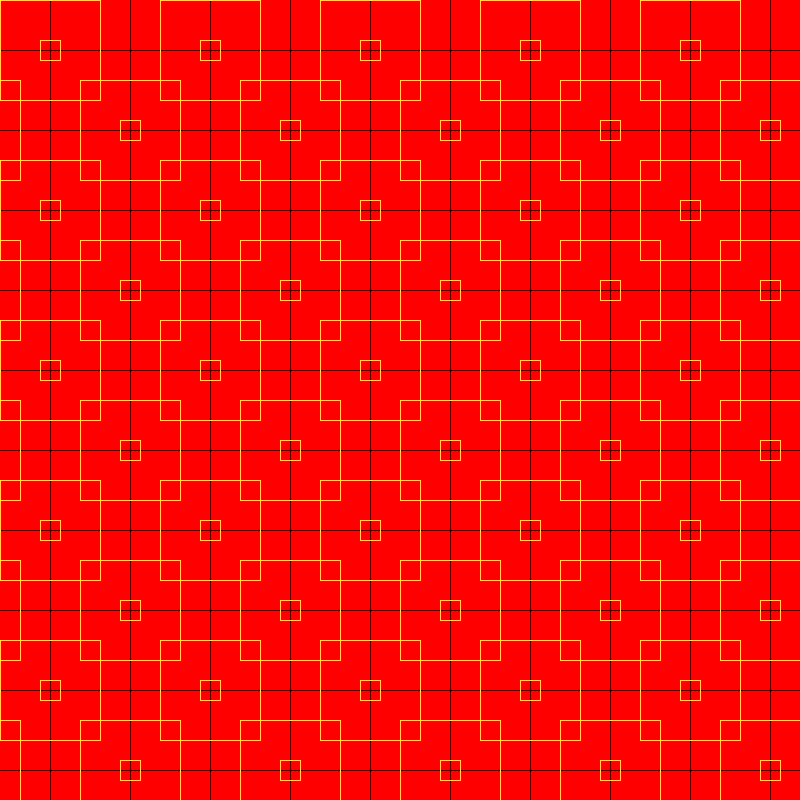
Frame 1 (no input)
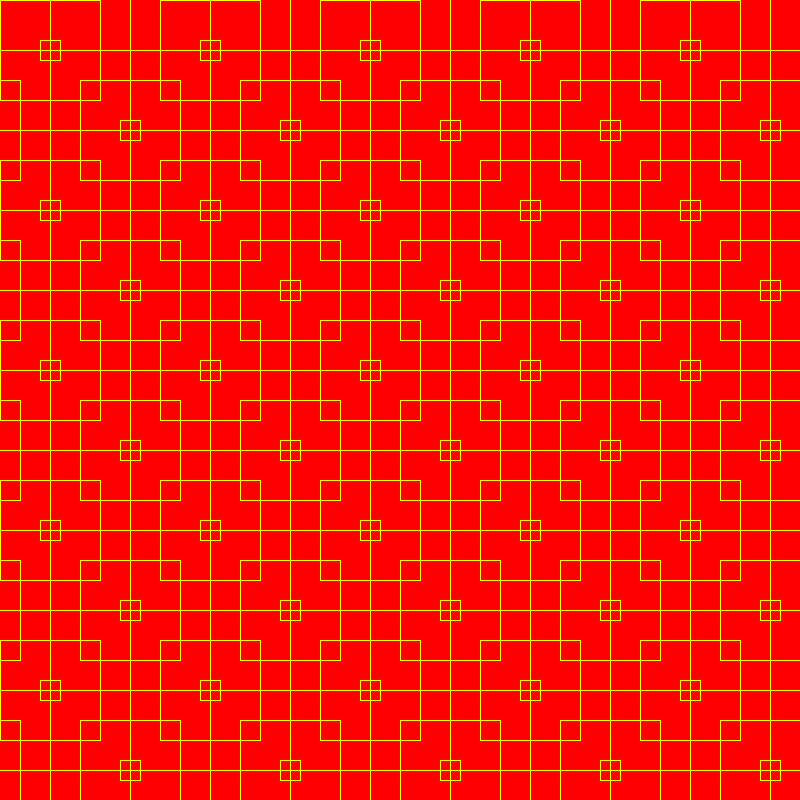
Frame 60 (the mouse pressed at the canvas centre just before this capture)
Frame 120 (the mouse held since frame 60 and released just before this capture): identical to frame 60, image omitted

The Processing sketch that drew these frames (run headless with seeded random() and noise(); from frame 60 on, the mouse is pressed at the canvas centre):

// Processing sketch: unit_4_Assignment_4
// ── unit_4_Assignment_4.pde
float offset;

void setup(){
  size(800,800);
  background(255,0,0);
  offset=0;
}

void draw(){
  for(float y=50;y<=2*height;y+=80){
    line(0,y,width,y);
  }
  for(float x=50;x<=2*width;x+=80){
    line(x,0,x,height);
  }
  for(float y=50;y<=2*height; y+=80){
    for(float x=50;x<=2*width;x+=160){
      grid(x-offset,y);
    }
    if(offset==0) offset=80;
    else offset =0;
  }
}

void grid(float x,float y){
  pushMatrix();
  translate(x,y);
  stroke(255,255,0);
  noFill();
  rectMode(CENTER);
  square(0,0,20);
  square(0,0,100);
  popMatrix();
}
